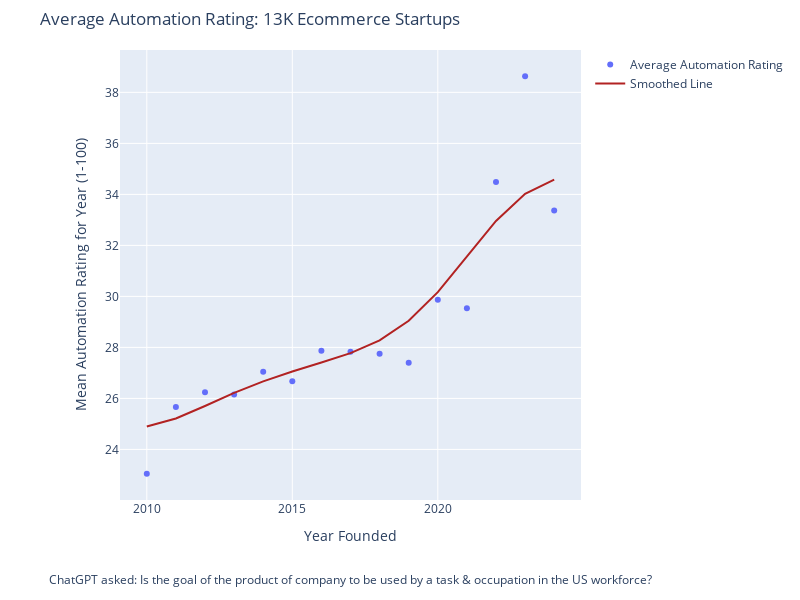

Source (notebook cell):
### Code cell
import plotly.express as px
import plotly.graph_objects as go
import pandas as pd
import numpy as np
from scipy.ndimage import gaussian_filter1d
import plotly.io as pio

# Apply Gaussian smoothing
smoothed_ratings = gaussian_filter1d(grouped['automation_rating'], sigma=2)

# Create the figure
fig = go.Figure()

# Add the scatter plot
fig.add_trace(go.Scatter(
    x=grouped["year"], 
    y=grouped["automation_rating"], 
    mode='markers', 
    name='Average Automation Rating'
))

# Add the smooth line
fig.add_trace(go.Scatter(
    x=grouped["year"], 
    y=smoothed_ratings, 
    mode='lines', 
    name='Smoothed Line',
    line=dict(color='firebrick', width=2)
))

# Update layout with titles and dimensions
fig.update_layout(
    title="Average Automation Rating: 13K Ecommerce Startups",
    xaxis_title="Year Founded",
    yaxis_title="Mean Automation Rating for Year (1-100)",
    width=800,
    height=600,
    margin=dict(l=120, r=120, t=50, b=100) 
)

# Add the annotation for the caption
fig.add_annotation(
    text="ChatGPT asked: Is the goal of the product of company to be used by a task & occupation in the US workforce?",
    xref="paper", yref="paper",
    x=0.5, y=-0.2,
    showarrow=False,
    font=dict(size=12),
    xanchor='center'
)

# Show the plot
fig.show()
pio.write_image(fig, '../output/automation_rating_over_years.png')

### Figure 1 — Plotly figure (JSON) as saved in the notebook; plotly's stock layout.template omitted (floating-point values rounded to 4 significant figures)
{"data": [{"mode": "markers", "name": "Average Automation Rating", "type": "scatter", "x": [2010, 2011, 2012, 2013, 2014, 2015, 2016, 2017, 2018, 2019, 2020, 2021, 2022, 2023, 2024], "y": [23.05, 25.66, 26.24, 26.16, 27.04, 26.67, 27.86, 27.82, 27.75, 27.4, 29.87, 29.53, 34.49, 38.63, 33.37]}, {"line": {"color": "firebrick", "width": 2}, "mode": "lines", "name": "Smoothed Line", "type": "scatter", "x": [2010, 2011, 2012, 2013, 2014, 2015, 2016, 2017, 2018, 2019, 2020, 2021, 2022, 2023, 2024], "y": [24.9, 25.21, 25.7, 26.21, 26.67, 27.06, 27.41, 27.77, 28.27, 29.04, 30.17, 31.57, 32.96, 34.02, 34.58]}], "layout": {"annotations": [{"font": {"size": 12}, "showarrow": false, "text": "ChatGPT asked: Is the goal of the product of company to be used by a task & occupation in the US workforce?", "x": 0.5, "xanchor": "center", "xref": "paper", "y": -0.2, "yref": "paper"}], "height": 600, "margin": {"b": 100, "l": 120, "r": 120, "t": 50}, "title": {"text": "Average Automation Rating: 13K Ecommerce Startups"}, "width": 800, "xaxis": {"autorange": true, "range": [2009.0, 2025.0], "title": {"text": "Year Founded"}, "type": "linear"}, "yaxis": {"autorange": true, "range": [22.02, 39.66], "title": {"text": "Mean Automation Rating for Year (1-100)"}, "type": "linear"}}}
